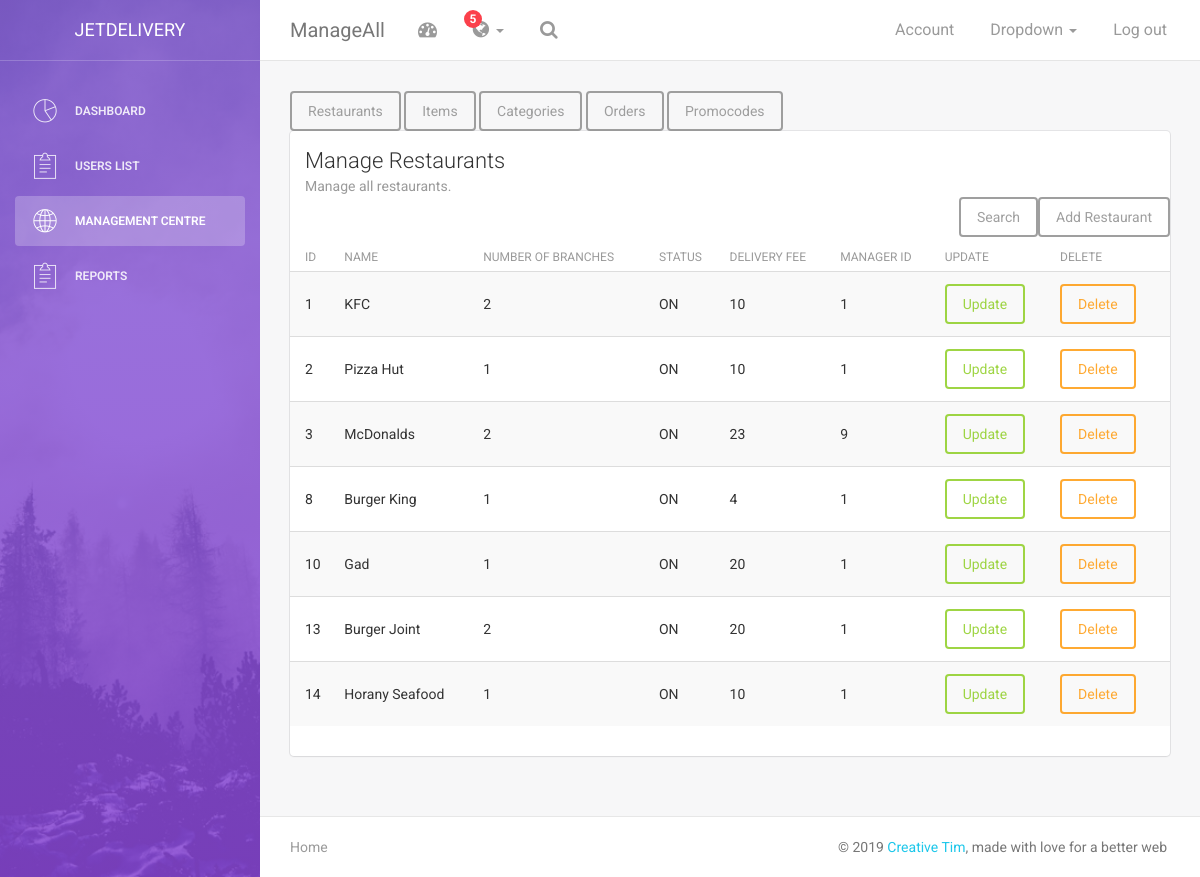
/UI/manageAll.php (signed in), run on the app's committed database.
### tables this page shows
CREATE TABLE `restaurants` (
  `ID` int(11) NOT NULL,
  `Name` varchar(50) NOT NULL,
  `Branch_Numbers` int(11) NOT NULL,
  `Status` varchar(11) NOT NULL,
  `Delivery_Fee` double NOT NULL,
  `Manager_ID` int(11) NOT NULL
);

### DatabaseLayer/DatabaseClass.php (called while the page is built, shortened)
<?php
class DatabaseClass
{
    private $dbName = 'jetdelivery';
    private $host = 'localhost';
    private $username = 'root';
    private $password = '';
    private $dbConnection;
    private function connect()
    {
        $this->dbConnection = mysqli_connect($this->host, $this->username, $this->password, $this->dbName);
        if (!$this->dbConnection) {
            die("Error connecting to database..");
        } else {
            return $this->dbConnection;
        }
    }
    public function query($query)
    {
        $result = mysqli_query($this->dbConnection, $query);
        return $result;
    }
    public function resultAssoc($result)
    {
        $data = array();
        $counter = 0;
        while ($row = mysqli_fetch_assoc($result)) {
            $counter++;
            $key = "User " . $counter;
            $data[$key] = $row;
        }
        return $data;
    }
}

### BusinessLogic/Restaurant.php (called while the page is built, shortened)
<?php
include_once '../DatabaseLayer/RestaurantQueries.php';
class Restaurant
{
    private $restaurantQueries;
    public function __construct()
    {
        $this->restaurantQueries = new RestaurantQueries();
    }
    public function getAllRestaurants()
    {
        $data = $this->restaurantQueries->getAllRestaurants();
        return $data;
    }
}

### DatabaseLayer/UserQueries.php (called while the page is built, shortened)
<?php
include_once 'DatabaseClass.php';
class UserQueries
{
    public function __construct()
    {
        $this->db = new DatabaseClass();
    }
}

### DatabaseLayer/RestaurantQueries.php (called while the page is built, shortened)
<?php
include_once 'UserQueries.php';
class RestaurantQueries extends UserQueries
{
    public function getAllRestaurants()
    {
        $query = "SELECT * FROM restaurants";
        $result = $this->db->query($query);
        $data = $this->db->resultAssoc($result);
        return $data;
    }
}

### UI/listRestaurants.php (the view)
<div class="card">
    <div class="header">
        <h4 class="title">Manage Restaurants</h4>
        <p class="category">Manage all restaurants.</p>
    </div>
    <form action="manageRestaurant.php" method="post">
        <input name="add" class="btn btn-light pull-right" type="submit" value="Add Restaurant">
    </form>
    <form action="" method="post">
        <input name="filter" class="btn btn-light pull-right" type="submit" value="Search">
    </form>
    <div class="content table-responsive table-full-width">
        <table class="table table-hover table-striped">
            <thead>
            <th>ID</th>
            <th>Name</th>
            <th>Number of Branches</th>
            <th>Status</th>
            <th>Delivery Fee</th>
            <th>Manager ID</th>
            <th>Update</th>
            <th>Delete</th>
            </thead>
            <tbody>
            <?php
            include_once '../BusinessLogic/Restaurant.php';
            $restaurant = new Restaurant();
            $restaurants = $restaurant->getAllRestaurants();
            foreach ($restaurants as $restaurant) {
                echo '<form action="manageRestaurant.php" method="post"><tr><input hidden name="ID" value="' . $restaurant['ID'] . '"><td>' . $restaurant['ID'] . '</td>';
                echo '<input hidden name="Name" value="' . $restaurant['Name'] . '"><td>' . $restaurant['Name'] . '</td>';
                echo '<input hidden name="NumberOfBranches" value="' . $restaurant['Branch_Numbers'] . '"><td>' . $restaurant['Branch_Numbers'] . '</td>';
                echo '<input hidden name="Status" value="' . $restaurant['Status'] . '"><td>' . $restaurant['Status'] . '</td>';
                echo '<input hidden name="DeliveryFee" value="' . $restaurant['Delivery_Fee'] . '"><td>' . $restaurant['Delivery_Fee'] . '</td>';
                echo '<input hidden name="Manager" value="' . $restaurant['Manager_ID'] . '"><td>' . $restaurant['Manager_ID'] . '</td>';
                echo '<td><button type="submit" name="update" class="btn btn-success">Update</button></td>';
                echo '<td><button type="submit" name="delete" class="btn btn-warning">Delete</button></td></tr></form>';
            }
            ?>
            </tbody>
        </table>
    </div>
</div>
</div>
</div>
</div>
</div>

### data on the page
restaurants: ID "1", Name "KFC", Branch_Numbers "2", Status "ON", Delivery_Fee "10", Manager_ID "1"
restaurants: ID "2", Name "Pizza Hut", Branch_Numbers "1", Status "ON", Delivery_Fee "10", Manager_ID "1"
restaurants: ID "3", Name "McDonalds", Branch_Numbers "2", Status "ON", Delivery_Fee "23", Manager_ID "9"
restaurants: ID "8", Name "Burger King", Branch_Numbers "1", Status "ON", Delivery_Fee "4", Manager_ID "1"
restaurants: ID "10", Name "Gad", Branch_Numbers "1", Status "ON", Delivery_Fee "20", Manager_ID "1"
restaurants: ID "13", Name "Burger Joint", Branch_Numbers "2", Status "ON", Delivery_Fee "20", Manager_ID "1"
restaurants: ID "14", Name "Horany Seafood", Branch_Numbers "1", Status "ON", Delivery_Fee "10", Manager_ID "1"

### other printed values
$fileName "ManageAll"
